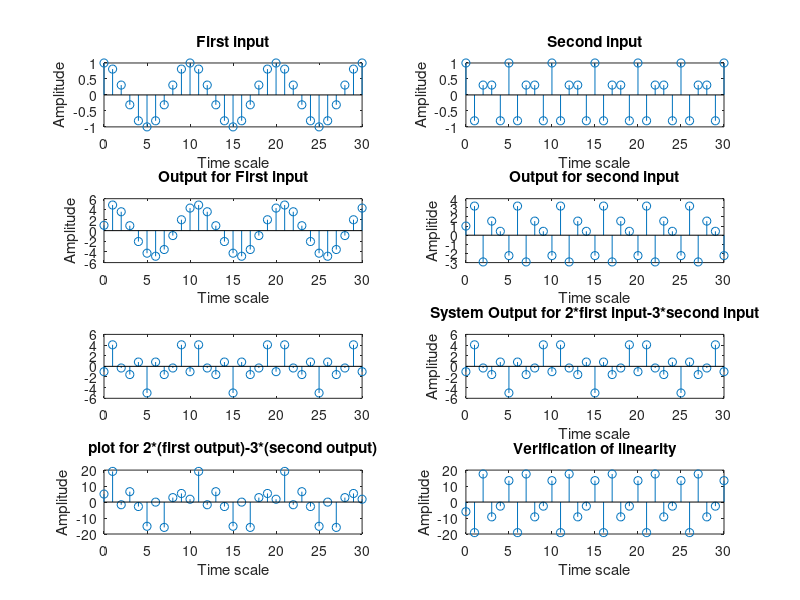

This chart was generated by the following MATLAB code:
%%%%%Problem 1 Task 1%%%%%
n=0:30;
x1_n=cos(2*pi*0.1*n);
subplot(4,2,1)
stem(n,x1_n)
xlabel('Time scale'); 
ylabel('Amplitude'); 
title('First input'); 
x2_n=cos(2*pi*0.4*n);
subplot(4,2,2)
stem(n,x2_n)
xlabel('Time scale');
ylabel('Amplitude');
title('Second input'); 
num=[1 4];
den=[1];
y1=filter(num,den,x1_n);
subplot(4,2,3)
stem(n,y1)
xlabel('Time scale'); 
ylabel('Amplitude');
title('Output for First input');
y2=filter(num,den,x2_n);
subplot(4,2,4)
stem(n,y2)
xlabel('Time scale');
ylabel('Amplitide'); 
title('Output for second input'); 
a=2;b=-3;
x3=a*x1_n+b*x2_n;
subplot(4,2,5)
stem(n,x3)
y3=filter(num,den,x3);
subplot(4,2,6)
stem(n,x3)
xlabel('Time scale');
ylabel('Amplitude'); 
title('System Output for 2*first input-3*second input'); 
z=a*y1+(-b)*y2;
subplot(4,2,7)
stem(n,z)
xlabel('Time scale');
ylabel('Amplitude'); 
title('plot for 2*(first output)-3*(second output)'); 
p=y3-z;
subplot(4,2,8)
stem(n,p)
xlabel('Time scale');
ylabel('Amplitude'); 
title('Verification of linearity');